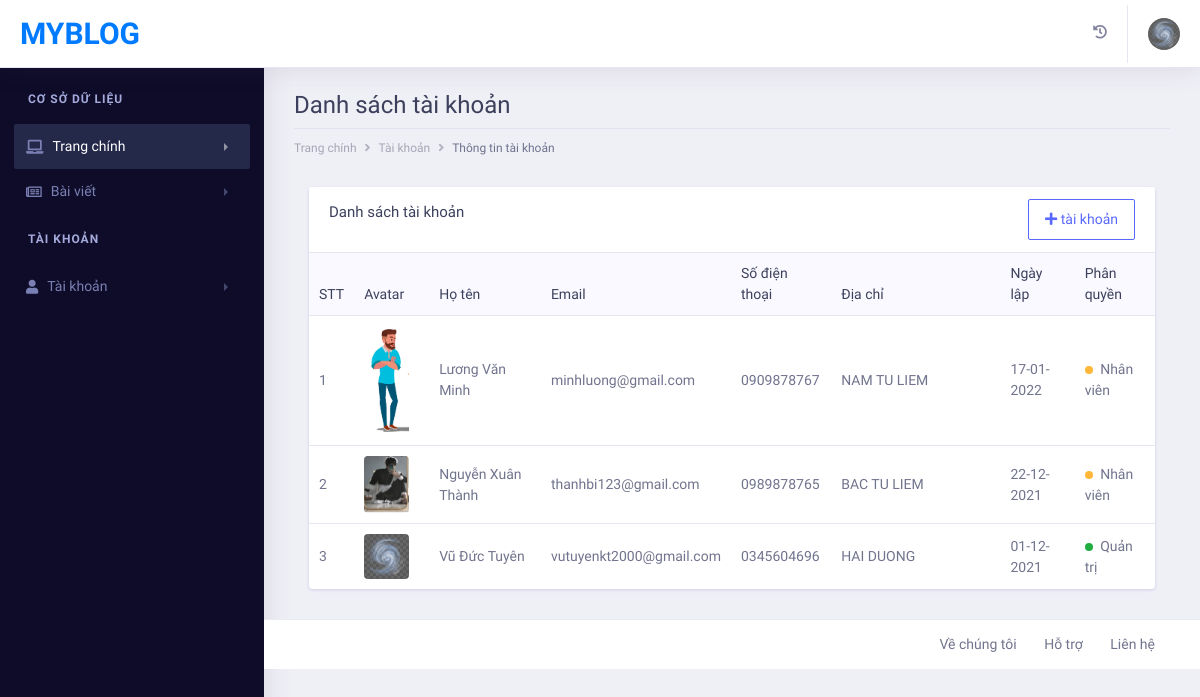
Screenshot of /admin/pages/account.php (signed in) with the database file from the repository.
### tables this page shows
CREATE TABLE `account` (
  `id_acc` int(11) NOT NULL,
  `name` varchar(255) NOT NULL,
  `email` varchar(255) NOT NULL,
  `password` varchar(255) NOT NULL,
  `phone` varchar(50) NOT NULL,
  `address` varchar(255) NOT NULL,
  `image` varchar(255) NOT NULL,
  `date_create` datetime NOT NULL,
  `level` tinyint(1) NOT NULL
);

### admin/pages/account.php (the view, shortened to what this page needs)
<?php
    if(isset($_SESSION['user']) && isset($_SESSION['level']))
    {
        include('includes/header.php');
        include('includes/navbar.php');
        include('includes/left-sidebar.php');
        $level_session = $_SESSION['level'];
?>
<body>
        <div class="dashboard-wrapper">
            <div class="dashboard-ecommerce">
                <div class="container-fluid dashboard-content " >
                    <div class="row">
                        <div class="col-xl-12 col-lg-12 col-md-12 col-sm-12 col-12">
                            <div class="page-header" >
                                <h2 class="pageheader-title" style="font-family: 'Roboto Condensed', sans-serif;">Danh sách tài khoản</h2>
                                <div class="page-breadcrumb">
                                    <nav aria-label="breadcrumb">
                                        <ol class="breadcrumb">
                                            <li class="breadcrumb-item"><a href="index.php" class="breadcrumb-link">Trang chính</a></li>
                                            <li class="breadcrumb-item"><a href="account.php" class="breadcrumb-link">Tài khoản</a></li>
                                            <li class="breadcrumb-item active" aria-current="page">Thông tin tài khoản</li>
                                        </ol>
                                    </nav>
                                </div>
                            </div>
                        </div>
                    </div>
                    <div class="ecommerce-widget">
                        <div class="col-xl-12 col-lg-12 col-md-6 col-sm-12 col-12">
                            <div class="card">
                                <h5 class="card-header" style="font-family: 'Roboto Condensed', sans-serif;">Danh sách tài khoản
                                    <div class="btn_function float-right">
                                    <?php
                                        if($level_session == 1)
                                        {
                                            echo "<a href='insert-account.php ' class='btn btn-outline-primary'><i class='fas fa-plus'></i> tài khoản</a>";
                                        }
                                        else
                                        {
                                            echo "<button type='button' class='btn btn-outline-primary' disabled>
                                                    <i class='fas fa-plus'></i> tài khoản
                                                </button>";
                                        }
                                    ?>
                                    </div>
                                </h5>
                                <div class="card-body p-0">
                                    <div class="table-responsive">
                                        <table class="table">
                                            <thead class="bg-light">
                                                <tr class="border-0">
                                                    <th class="border-0" style="font-family: 'Roboto Condensed', sans-serif;">STT</th>
                                                    <th class="border-0" style="font-family: 'Roboto Condensed', sans-serif;">Avatar</th>
                                                    <th class="border-0" style="font-family: 'Roboto Condensed', sans-serif;">Họ tên</th>
                                                    <th class="border-0" style="font-family: 'Roboto Condensed', sans-serif;">Email</th>
                                                    <th class="border-0" style="font-family: 'Roboto Condensed', sans-serif;">Số điện thoại</th>
                                                    <th class="border-0" style="font-family: 'Roboto Condensed', sans-serif;">Địa chỉ</th>
                                                    <th class="border-0" style="font-family: 'Roboto Condensed', sans-serif;">Ngày lập</th>
                                                    <th class="border-0" style="font-family: 'Roboto Condensed', sans-serif;">Phân quyền</th>
                                                </tr>
                                            </thead>
                                            <tbody>
    <?php
        $acc = "SELECT * FROM account ORDER BY date_create DESC";
        $rs_acc = mysqli_query($conn, $acc);
        $count = 0;
        while ($row_acc = mysqli_fetch_array($rs_acc))
        {
            $count++;
    ?>
                                                <tr>
                                                    <td><?php echo $count; ?></td>
                                                    <td>
                                                        <div class="m-r-10"><img src="public/images/avatars/<?php echo $row_acc['image']; ?>" alt="user" class="rounded" width="45"></div>
                                                    </td>
                                                    <td><?php echo $row_acc['name']; ?></td>
                                                    <td><?php echo $row_acc['email']; ?></td>
                                                    <td><?php echo $row_acc['phone']; ?></td>
                                                    <td width="20%"><?php echo $row_acc['address']; ?></td>
                                                    <td>
                                                    <?php
                                                        $date = date_create($row_acc['date_create']);
                                                        echo date_format($date, "d-m-Y");
                                                    ?>
                                                    </td>
                                                    <td>
                                                    <?php
                                                        if($row_acc['level'] == 1)
                                                        {
                                                            echo "<span class='badge-dot badge-success mr-1'></span> Quản trị";
                                                        }
                                                        else if($row_acc['level'] == 0)
                                                        {
                                                            echo "<span class='badge-dot badge-brand mr-1'></span> Nhân viên";
                                                        }
                                                        else
                                                        {
                                                            echo "<span class='badge-dot badge-info mr-1'></span> Khách hàng";
                                                        }
                                                    ?>
                                                    </td>
                                                </tr>
    <?php
        }
    ?>
                                            </tbody>
                                        </table>
                                    </div>
                                </div>
                            </div>
                        </div>
                    </div>
                </div>
            </div>
<?php
        include('includes/footer.php');
    }
    else
    {
        echo "<script> location.href='login.php'; </script>";
    }
?>

### admin/pages/includes/header.php (shortened to what this page needs)
<!doctype html>
<html lang="en">
<head>
    <link rel="stylesheet" href="../assets/vendor/bootstrap/css/bootstrap.min.css">
    <link href="../assets/vendor/fonts/circular-std/style.css" rel="stylesheet">
    <link rel="stylesheet" href="../assets/libs/css/style.css">
    <link rel="stylesheet" href="../assets/vendor/fonts/fontawesome/css/fontawesome-all.css">
    <link rel="stylesheet" href="../assets/vendor/charts/chartist-bundle/chartist.css">
    <link rel="stylesheet" href="../assets/vendor/charts/morris-bundle/morris.css">
    <link rel="stylesheet" href="../assets/vendor/fonts/material-design-iconic-font/css/materialdesignicons.min.css">
    <link rel="stylesheet" href="../assets/vendor/charts/c3charts/c3.css">
    <link rel="stylesheet" href="../assets/vendor/fonts/flag-icon-css/flag-icon.min.css">
    <link rel="stylesheet" href="https://use.fontawesome.com/releases/v5.7.2/css/all.css">
    <link rel="stylesheet" href="../css/admin.css">
</head>

### admin/pages/includes/navbar.php (shortened to what this page needs)
<?php
    if(isset($_SESSION['user']) && isset($_SESSION['level']))
    {
        $email = $_SESSION['user'];
        $user = "SELECT image, name FROM account WHERE email = '$email'";
        $rs_user = mysqli_query($conn, $user);
        $row_user = mysqli_fetch_array($rs_user);
        $avatar = $row_user['image'];
    }
?>
    <div class="dashboard-main-wrapper">
        <div class="dashboard-header">
            <nav class="navbar navbar-expand-lg bg-white fixed-top">
                <a class="navbar-brand" href="index.php">MYBLOG</a>
                <div class="collapse navbar-collapse " id="navbarSupportedContent">
                    <ul class="navbar-nav ml-auto navbar-right-top">
                        <li class="nav-item dropdown notification">
                            <a class="nav-link nav-icons" href="#" id="navbarDropdownMenuLink1" data-toggle="dropdown" aria-haspopup="true" aria-expanded="false"><i class="fas fa-history"></i></a>
                        </li>
                        <li class="nav-item dropdown nav-user">
                            <a class="nav-link nav-user-img" href="#" id="navbarDropdownMenuLink2" data-toggle="dropdown" aria-haspopup="true" aria-expanded="false"><img src="public/images/avatars/<?php echo $avatar; ?>" alt="" class="user-avatar-md rounded-circle"></a>
                        </li>
                    </ul>
                </div>
            </nav>
        </div>

### admin/pages/includes/left-sidebar.php (shortened to what this page needs)
<div class="nav-left-sidebar sidebar-dark">
    <div class="menu-list">
        <nav class="navbar navbar-expand-lg navbar-light">
            <div class="collapse navbar-collapse" id="navbarNav">
                <ul class="navbar-nav flex-column">
                    <li class="nav-divider">
                        CƠ SỞ DỮ LIỆU
                    </li>
                    <li class="nav-item">
                        <a class="nav-link active" href="#" data-toggle="collapse" aria-expanded="false" data-target="#submenu-5" aria-controls="submenu-5">
                            <i class="fas fa-laptop"></i>Trang chính
                        </a>
                    </li>
                    <li class="nav-item">
                        <a class="nav-link" href="#" data-toggle="collapse" aria-expanded="false" data-target="#submenu-3" aria-controls="submenu-3"><i class="far fa-newspaper"></i>Bài viết</a>
                    </li>
                    <li class="nav-divider">
                        Tài khoản
                    </li>
                    <li class="nav-item">
                        <a class="nav-link" href="#" data-toggle="collapse" aria-expanded="false" data-target="#submenu-6" aria-controls="submenu-6"><i class="fas fa-user"></i> Tài khoản </a>
                    </li>
                </ul>
            </div>
        </nav>
    </div>
</div>

### admin/pages/includes/footer.php (shortened to what this page needs)
            <div class="footer">
                <div class="container-fluid">
                    <div class="row d-flex justify-content-center align-items-center">
                        <div class="col-xl-6 col-lg-6 col-md-6 col-sm-12 col-12">
                        </div>
                        <div class="col-xl-6 col-lg-6 col-md-6 col-sm-12 col-12">
                            <div class="text-md-right footer-links d-none d-sm-block">
                                <a href="#">Về chúng tôi</a>
                                <a href="#">Hỗ trợ</a>
                                <a href="#">Liên hệ</a>
                            </div>
                        </div>
                    </div>
                </div>
            </div>
        </div>
    </div>
</body>
</html>

### admin/pages/includes/header.php (style rules this page uses)
body { font-family: 'Roboto Condensed', sans-serif; }

### rows the page displays
account: image (picture), name "Vũ Đức Tuyên", email "vutuyenkt2000@gmail.com", phone "0345604696", address "HAI DUONG", date_create "01-12-2021", level 1 (drawn)
account: image (picture), name "Lương Văn Minh", email "minhluong@gmail.com", phone "0909878767", address "NAM TU LIEM", date_create "17-01-2022", level 0 (drawn)
account: image (picture), name "Nguyễn Xuân Thành", email "thanhbi123@gmail.com", phone "0989878765", address "BAC TU LIEM", date_create "22-12-2021", level 0 (drawn)
